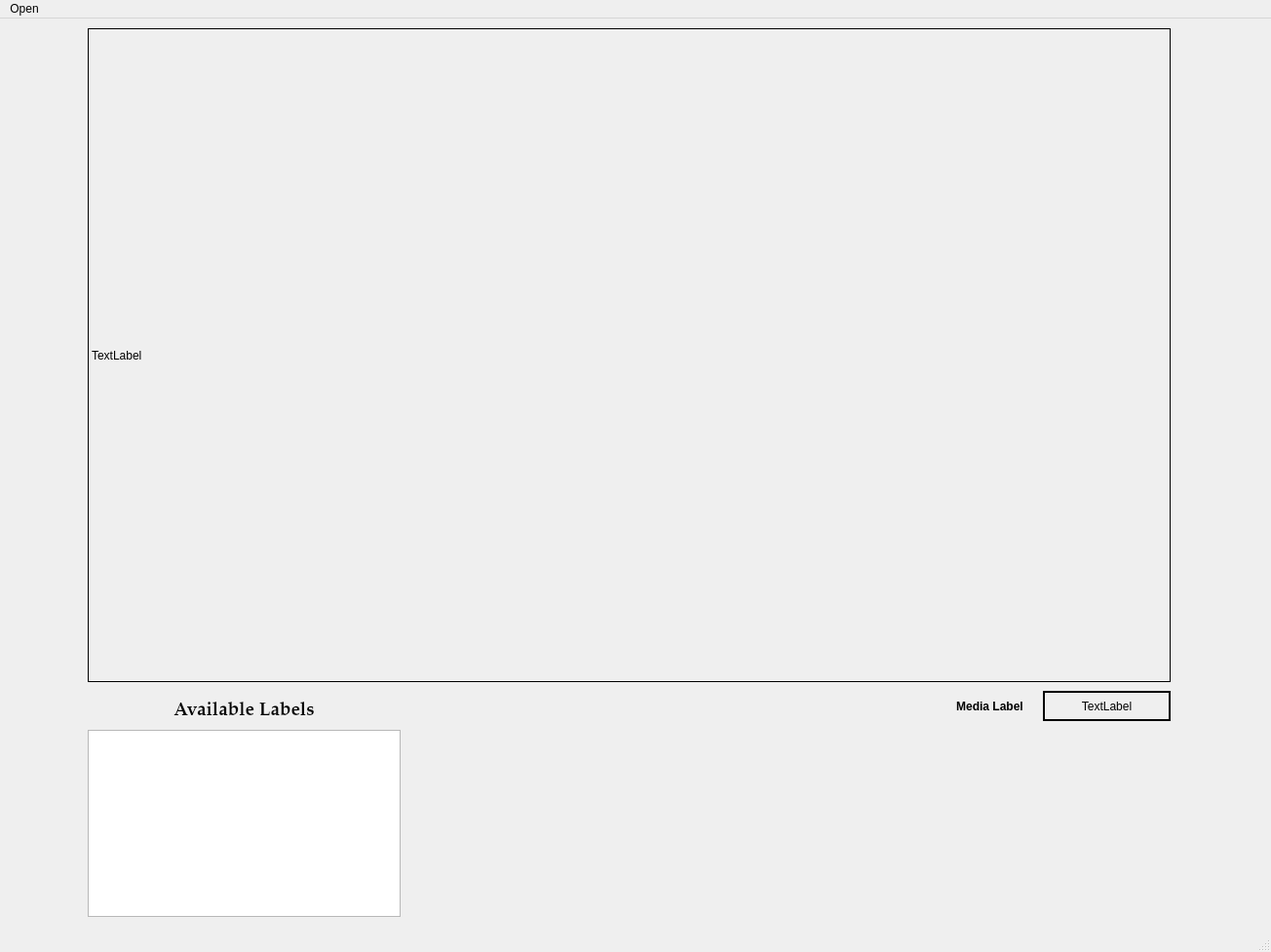
<?xml version="1.0" encoding="UTF-8"?>
<ui version="4.0">
 <class>MainWindow</class>
 <widget class="QMainWindow" name="MainWindow">
  <property name="geometry">
   <rect>
    <x>0</x>
    <y>0</y>
    <width>1304</width>
    <height>977</height>
   </rect>
  </property>
  <property name="windowTitle">
   <string>MainWindow</string>
  </property>
  <widget class="QWidget" name="centralwidget">
   <widget class="QLabel" name="mediaLabel">
    <property name="geometry">
     <rect>
      <x>90</x>
      <y>10</y>
      <width>1111</width>
      <height>671</height>
     </rect>
    </property>
    <property name="minimumSize">
     <size>
      <width>1111</width>
      <height>671</height>
     </size>
    </property>
    <property name="frameShape">
     <enum>QFrame::Box</enum>
    </property>
    <property name="text">
     <string>TextLabel</string>
    </property>
   </widget>
   <widget class="QLabel" name="mediaFileLabel">
    <property name="geometry">
     <rect>
      <x>1070</x>
      <y>690</y>
      <width>131</width>
      <height>31</height>
     </rect>
    </property>
    <property name="autoFillBackground">
     <bool>false</bool>
    </property>
    <property name="frameShape">
     <enum>QFrame::WinPanel</enum>
    </property>
    <property name="text">
     <string>TextLabel</string>
    </property>
    <property name="alignment">
     <set>Qt::AlignCenter</set>
    </property>
    <property name="wordWrap">
     <bool>false</bool>
    </property>
   </widget>
   <widget class="QLabel" name="labelStringText">
    <property name="geometry">
     <rect>
      <x>970</x>
      <y>690</y>
      <width>91</width>
      <height>31</height>
     </rect>
    </property>
    <property name="font">
     <font>
      <family>MS Sans Serif</family>
      <weight>75</weight>
      <bold>true</bold>
     </font>
    </property>
    <property name="text">
     <string>Media Label</string>
    </property>
    <property name="alignment">
     <set>Qt::AlignCenter</set>
    </property>
   </widget>
   <widget class="QTableWidget" name="tableWidget">
    <property name="geometry">
     <rect>
      <x>90</x>
      <y>730</y>
      <width>321</width>
      <height>192</height>
     </rect>
    </property>
    <property name="minimumSize">
     <size>
      <width>256</width>
      <height>192</height>
     </size>
    </property>
   </widget>
   <widget class="QLabel" name="availableLabelsTextLabel">
    <property name="geometry">
     <rect>
      <x>150</x>
      <y>700</y>
      <width>201</width>
      <height>21</height>
     </rect>
    </property>
    <property name="font">
     <font>
      <family>Palatino Linotype</family>
      <pointsize>14</pointsize>
      <weight>75</weight>
      <bold>true</bold>
     </font>
    </property>
    <property name="autoFillBackground">
     <bool>false</bool>
    </property>
    <property name="text">
     <string>Available Labels</string>
    </property>
    <property name="scaledContents">
     <bool>false</bool>
    </property>
    <property name="alignment">
     <set>Qt::AlignCenter</set>
    </property>
   </widget>
  </widget>
  <widget class="QMenuBar" name="menubar">
   <property name="geometry">
    <rect>
     <x>0</x>
     <y>0</y>
     <width>1304</width>
     <height>21</height>
    </rect>
   </property>
   <widget class="QMenu" name="menuOpen">
    <property name="title">
     <string>Open</string>
    </property>
    <addaction name="openFolder"/>
   </widget>
   <addaction name="menuOpen"/>
  </widget>
  <widget class="QStatusBar" name="statusbar"/>
  <action name="openFolder">
   <property name="text">
    <string>Folder</string>
   </property>
  </action>
 </widget>
 <resources/>
 <connections/>
</ui>
